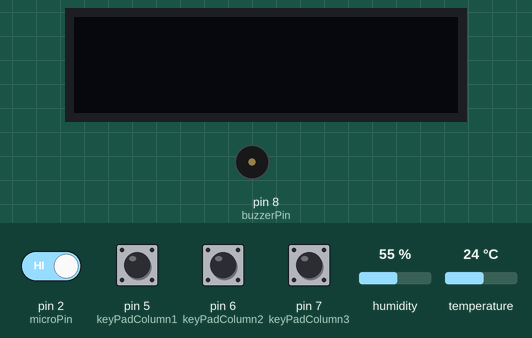
Simulated run of this sketch. Board: Arduino Uno, built with avr-gcc and run on an emulated ATmega328P. Shown: 128×32 one-colour display, buzzer (waves = sounding, pin HIGH). Inputs (shaded band) come from the test bench; at power-on: pin 2 (microPin) HIGH, pin 5 (keyPadColumn1), pin 6 (keyPadColumn2), pin 7 (keyPadColumn3) LOW, humidity 55 %, temperature 24 °C. The local clock reads 2024-03-15 10:24:30 at power-on unless the sketch sets it; pins used as bus, display or sensor lines are not drawn.

Above: at 1.2 s.
1.3 s: pin 5 (keyPadColumn1) pulled HIGH for 0.15 s
At 2.2 s:
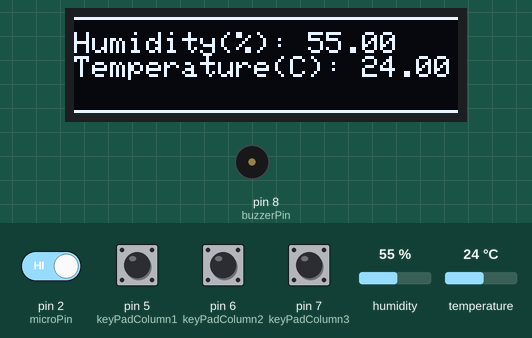
3.0 s: pin 2 (microPin) driven LOW
At 5.8 s:
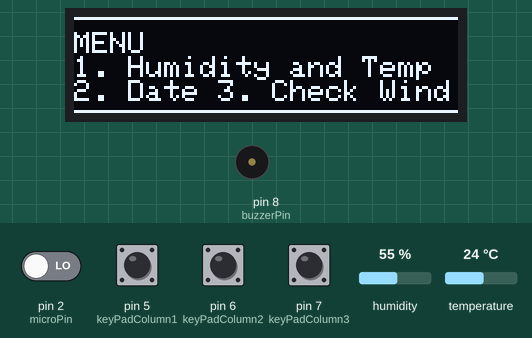
6.0 s: pin 6 (keyPadColumn2) pulled HIGH for 0.15 s
At 7.4 s:
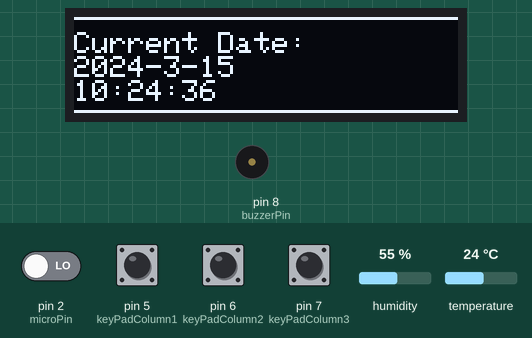
7.7 s: pin 7 (keyPadColumn3) pulled HIGH for 0.15 s
At 9.1 s:
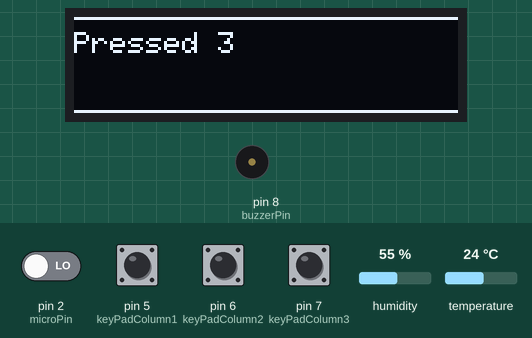
9.4 s: pin 5 (keyPadColumn1) pulled HIGH for 1 s
At 9.57 s:
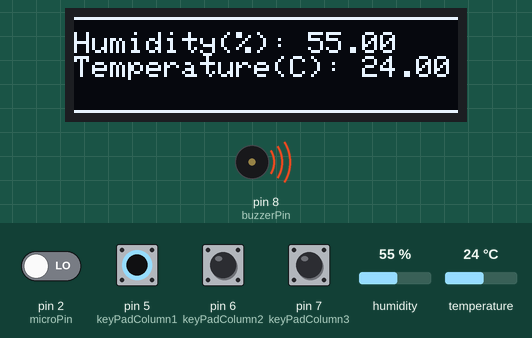
11.9 s: pin 6 (keyPadColumn2) pulled HIGH for 1 s
At 12.8 s:
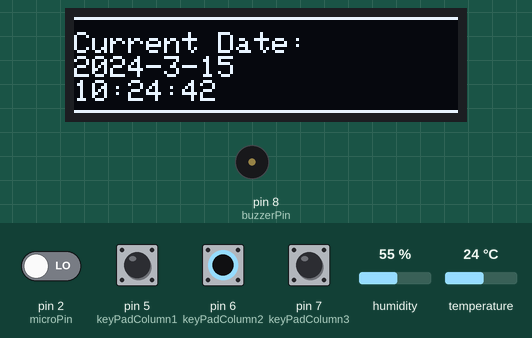
Timing chart, 0 to 14.9 s (numbered marks = the images above; inputs shaded):
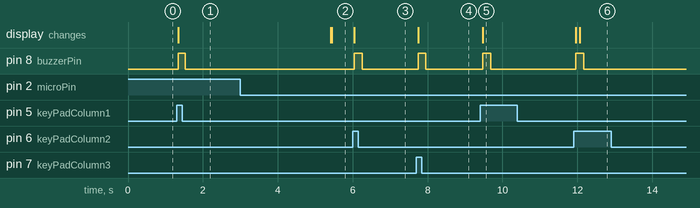

The sketch:

stacjaProjekt.ino
```cpp
#include <dht11.h>
#include <SPI.h>
#include <Wire.h>
#include <Adafruit_GFX.h>
#include <Adafruit_SSD1306.h>
#include <DS3231.h>

#define DHT11PIN 3

#define SCREEN_WIDTH 128 // OLED display width, in pixels
#define SCREEN_HEIGHT 32 // OLED display height, in pixels


#define OLED_RESET     -1 // Reset pin # (or -1 if sharing Arduino reset pin)
#define SCREEN_ADDRESS 0x3C ///< See datasheet for Address; 0x3D for 128x64, 0x3C for 128x32
Adafruit_SSD1306 display(SCREEN_WIDTH, SCREEN_HEIGHT, &Wire, OLED_RESET);

// zajete 2-7
const int microPin =2;
const int keyPadRow1 = 4;
const int keyPadColumn1 = 5;
const int keyPadColumn2 = 6;
const int keyPadColumn3 = 7;
const int buzzerPin = 8;

unsigned long actualTime = 0;
unsigned long savedTime = 0;
unsigned long oledIdleTime = 0;
unsigned long buzzerTime = 0;

int buttonPressed = 0;

bool oledWorking = false;
bool microOn = false;

dht11 DHT11;
DS3231 clock;
RTCDateTime dt;

void setup()
{
    Serial.begin(9600);
    if(!display.begin(SSD1306_SWITCHCAPVCC, 0x3C)) { // Address 0x3D for 128x64
      Serial.println(F("SSD1306 allocation failed"));
      for(;;);
    }
    pinMode(microPin, INPUT);
    pinMode(keyPadColumn1, INPUT);
    pinMode(keyPadColumn2, INPUT);
    pinMode(keyPadColumn3, INPUT);
    pinMode(DHT11PIN, INPUT);
    pinMode(keyPadRow1, OUTPUT);
    pinMode(buzzerPin, OUTPUT);

    digitalWrite(keyPadRow1, HIGH);

    display.clearDisplay();
    display.setTextSize(1);
    display.setTextColor(SSD1306_WHITE);
    display.setCursor(0,0);
    display.display();

    //clock.begin();
    //clock.setDateTime(__DATE__, __TIME__);

    attachInterrupt(digitalPinToInterrupt(microPin), HandleMic, FALLING );
}

void loop()
{
    dt = clock.getDateTime();
    display.setCursor(0,0);


     actualTime = millis();
     if (actualTime - savedTime >= 100UL)
      {
        // Dla wcisnietej 1
        if(HandleKey(keyPadColumn1))
        {
          int chk = DHT11.read(DHT11PIN);
          display.clearDisplay();
          display.drawLine(0, 0, 127, 0, WHITE);
          display.setCursor(0,5);
          display.print("Humidity(%): ");
          display.println((float)DHT11.humidity, 2);
          display.print("Temperature(C): ");
          display.println((float)DHT11.temperature, 2);
          display.drawLine(0, 31, 127, 31, WHITE);
          display.display();
          ButtonPressed(1);
        }
       // Dla wcisnietej 2
        if( HandleKey(keyPadColumn2))
        {
          display.clearDisplay();
          display.drawLine(0, 0, 127, 0, WHITE);
          display.setCursor(0,5);
          display.println("Current Date: ");
          display.print(dt.year);   display.print("-");
          display.print(dt.month);  display.print("-");
          display.print(dt.day);    display.println(" ");
          display.print(dt.hour);   display.print(":");
          display.print(dt.minute); display.print(":");
          display.print(dt.second); display.println("");
          display.drawLine(0, 31, 127, 31, WHITE);
          display.display();
          ButtonPressed(2);
        }
         // Dla wcisnietej 3
        if (HandleKey(keyPadColumn3))
        {
          display.clearDisplay();
          display.drawLine(0, 0, 127, 0, WHITE);
          display.setCursor(0,5);
          display.println("Pressed 3");
          display.drawLine(0, 31, 127, 31, WHITE);
          display.display();
         ButtonPressed(3);
        }
          savedTime = actualTime;
      }
      if(microOn && !oledWorking)
      {
        microOn = !microOn;
          display.drawLine(0, 0, 127, 0, WHITE);
          display.setCursor(0,5);
          display.println("MENU");
          display.println("1. Humidity and Temp");
          display.println("2. Date 3. Check Wind");
          display.drawLine(0, 31, 127, 31, WHITE);
          display.display();
        oledWorking = true;

      }

      if(digitalRead(buzzerPin))
      {
          if(actualTime - buzzerTime >= 225)
          {
            digitalWrite(buzzerPin, LOW);
            buzzerTime = actualTime;
          }
      }
      if(oledWorking)
      {
          if(actualTime - oledIdleTime >= 4000)
          {
            display.clearDisplay();
            display.display();
            oledWorking = false;
            oledIdleTime = actualTime;
          }
      }
}

bool HandleKey(int Pin)
{
  bool val = false;
  pinMode(Pin, INPUT);
  if(digitalRead(Pin) == HIGH)
  {
    val = true;
  }
  pinMode(Pin, OUTPUT);
  return val;
}
void HandleMic()
{
    microOn = true;
}

void ButtonPressed(int newButton)
{
    oledIdleTime = actualTime;
    oledWorking = true;
    if(!digitalRead(buzzerPin) && newButton != buttonPressed)
    {
      digitalWrite(buzzerPin, HIGH);
      buzzerTime = actualTime;
    }
    buttonPressed = newButton;
}
```

Measured:
- after the input at 1.3 s, pin 8 (buzzerPin): LOW → HIGH after 0.05 s, → LOW 0.18 s later; the display: changes after 0.05 s (image 1)
- after the input at 3.0 s, the display: first differs from a run without the input after 2.4 s (image 2)
- after the input at 6.0 s, pin 8 (buzzerPin): LOW → HIGH at once, → LOW 0.21 s later; the display: changes at once (image 3)
- after the input at 7.7 s, pin 8 (buzzerPin): LOW → HIGH at once, → LOW 0.21 s later; the display: changes at once (image 4)
- after the input at 9.4 s, pin 8 (buzzerPin): LOW → HIGH after 0.08 s, → LOW 0.20 s later; the display: changes after 0.08 s (image 5)
- after the input at 11.9 s, pin 8 (buzzerPin): LOW → HIGH after 0.06 s, → LOW 0.21 s later; the display: first changes after 0.06 s (image 6 shows a later state)
